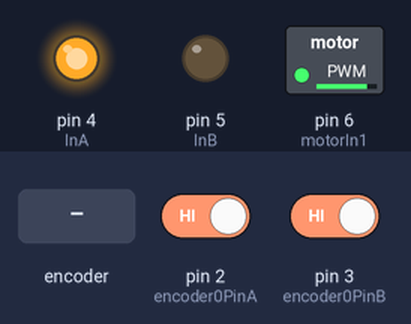
A sketch run on a simulated Arduino Uno, built with avr-gcc and run on an emulated ATmega328P. Shown: switched loads named in the sketch (green lamp = pin HIGH), output pins drawn as LEDs (lit = HIGH). The inputs (shaded band) are chosen by the test bench; at power-on: pin 2 (encoder0PinA) HIGH, pin 3 (encoder0PinB) HIGH. What the sketch prints to the serial monitor is not drawn.

Above: at 1.2 s.
1.3 s: rotary encoder on pin 2 (encoder0PinA) / pin 3 (encoder0PinB) turned 1 step (first pin leading)
Timing chart, 0 to 15.2 s (numbered marks = the images above; inputs shaded):
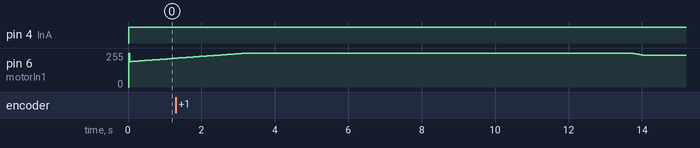

The sketch:

arduino_speed_cmd.ino
```cpp
#include <MatrixMath.h>

//#include <Metro.h>

#include "SoftwareSerial.h";

#define encoder0PinA  2
#define encoder0PinB  3

#define motorIn1 6
#define InA 4
#define InB 5

#define LOOPTIME 50
float looptime=0.02;
int pinAState = 0;
int pinAStateOld = 0;
int pinBState = 0;
int pinBStateOld = 0;

const int Tx = 11;
const int Rx = 10;

char commandArray[3];
byte sT = 0;  //send start byte
byte sH = 0;  //send high byte
byte sL = 0;  //send low byte
byte sP = 0;  //send stop byte

byte rT = 0;  //receive start byte
byte rH = 0;  //receive high byte
byte rL = 0;  //receive low byte
byte rP = 0;  //receive stop byte

SoftwareSerial mySerial(Rx, Tx);

volatile long Encoderpos = 0;
volatile long unknownvalue = 0;
static long EncoderposPre = 0;

volatile int lastEncoded = 0;
unsigned long lastMilli = 0;                    // loop timing
//long dT = 0;
double dT=0.0;
double dT4=0.0;
double omega_target = 0;
double omega_actual = 0;
double omega_actual_filter=0;

int PWM_val = 0;                                // (25% = 64; 50% = 127; 75% = 191; 100% = 255)
int CPR = 52;                                   // encoder count per revolution
int gear_ratio = 65.5;
int actual_send = 0;
int target_receive = 0;


volatile double error=0;
double d_error=0;
double last_error=0;
double sum_error=0;
double pidTerm = 0;

float Kp = 95;//50;
float Ki = 10;//50;
float Kd = 1;//3;
int k=0;
int start_k=0;

//id

double w=0.5;
double theta=0;
double total_theta=0;
int N=0;
int wave_count=0;
int wave_count_old=0;

//kalman filter
float X[2][1];float X_[2][1];
float P[2][2];float P_[2][2];
float F[2][2];float F_TRAN[2][2];
float Q[2][2];float FP[2][2];float FPF_TRAN[2][2];
float H[1][2];float HP_[1][2];float H_TRAN[2][1];float P_H_TRAN[2][1];float HP_H_TRAN[1][1];float HP_H_TRAN_ADD_R[1][1];
float HX_[1][1];
float K[2][1];float K_TERM[2][1];float KH[2][2];
float P_TERM[2][2];
float R[1][1];
float I[2][2];

//差補
int target_flag=0;

void setup() {
   pinMode(encoder0PinA, INPUT);
   digitalWrite(encoder0PinA, HIGH);       // turn on pullup resistor
   pinMode(encoder0PinB, INPUT);
   digitalWrite(encoder0PinB, HIGH);       // turn on pullup resistor

   attachInterrupt(0, doEncoder, CHANGE);  // encoder pin on interrupt 0 - pin 2
   attachInterrupt(1, doEncoder, CHANGE);
   pinMode(Rx, INPUT); pinMode(Tx, OUTPUT);
   pinMode(InA, OUTPUT);
   pinMode(InB, OUTPUT);
   mySerial.begin (19200);
   Serial.begin (19200);

   X[0][0]=0.0f; X[1][0]=0.0f;
   P[0][0]=1.0f; P[0][1]=0.0f; P[1][0]=0.0f; P[1][1]=1.0f;
   F[0][0]=1.0f; F[0][1]=0.02f;//sampling time is 0.02s
   F[1][0]=0.0f; F[1][1]=1.0f;
   Q[0][0]=0.00001f; Q[0][1]=0.0f; Q[1][0]=0.0f; Q[1][1]=0.00001f;
   H[0][0]=1.0f; H[0][1]=0.0f;
   R[0][0]=0.1f;

   I[0][0]=1.0f;I[0][1]=0.0f;I[1][0]=0.0f;I[1][1]=1.0f;


}

void loop()
{

  if((millis()-lastMilli) >= looptime*1000)
     {                                    // enter tmed loop

        if(target_flag==0)
          omega_target=2.0;

        if(k>500&&target_flag==0){

          int delta_k=k-500;
          omega_target=2.0-delta_k*0.01;
          if(omega_target==0.0)
            target_flag=1;

        }
        dT = (double)(millis()-lastMilli)/1000;
        lastMilli = millis();

                                                       // calculate speed
        getMotorData();
        omega_actual_filter=KalmanFilter((float)omega_actual);


        //PWM_val = (updatePid(omega_target, omega_actual_filter));                       // compute PWM value from rad/s
        error = omega_target - omega_actual_filter;
        sum_error = sum_error + error * dT;
        d_error = (double)(error - last_error) / dT;
        pidTerm = Kp * error+ Ki * sum_error+ Kd * d_error;
        last_error = error;
        PWM_val= constrain((double)pidTerm, -255, 255);

        //theta=fmod(w*k*looptime,2*PI);
        //PWM_val=250*sin(theta);

        pwmCmd();
        k=k+1;
        //total_theta=total_theta+w*1*looptime;

        //wave_count=floor(total_theta/((2)*PI));

        //w=floor(5*log(0.4*wave_count+1.3));
        //w=0.05+wave_count*0.2;
        printMotorInfoMatlab();
        //printMotorInfo2();
     }
}

float KalmanFilter(float observe_Z){
    float estimate_Z=0;
    //Serial.println(i);
    //X_=F*X;
    Matrix.Multiply((float*)F, (float*)X, 2, 2, 1, (float*)X_);
    //P_=F*P*F'+Q;
    Matrix.Multiply((float*)F, (float*)P, 2, 2, 2, (float*)FP);
    Matrix.Transpose((float*)F, 2, 2, (float*)F_TRAN);
    Matrix.Multiply((float*)FP, (float*)F_TRAN, 2, 2, 2, (float*)FPF_TRAN);
    Matrix.Add((float*) FPF_TRAN, (float*) Q, 2, 2, (float*) P_);
    //K=P_*H'/(H*P_*H'+R);
    Matrix.Transpose((float*) H, 1, 2, (float*) H_TRAN);
    Matrix.Multiply((float*)P_, (float*)H_TRAN, 2, 2, 1, (float*)P_H_TRAN);
    Matrix.Multiply((float*)H, (float*)P_, 1, 2, 2, (float*)HP_);
    Matrix.Multiply((float*)HP_, (float*)H_TRAN, 1, 2, 1, (float*)HP_H_TRAN);
    Matrix.Add((float*) HP_H_TRAN, (float*) R, 1, 1, (float*) HP_H_TRAN_ADD_R);
    K[0][0]=P_H_TRAN[0][0]/HP_H_TRAN_ADD_R[0][0];
    K[1][0]=P_H_TRAN[1][0]/HP_H_TRAN_ADD_R[0][0];
    //X=X_+K*(Z(i)-H*X_);
    Matrix.Multiply((float*)H, (float*)X_, 1, 2, 1, (float*)HX_);
    K_TERM[0][0]=K[0][0]*(observe_Z- HX_[0][0]);
    K_TERM[1][0]=K[1][0]*(observe_Z- HX_[0][0]);
    Matrix.Add((float*) X_, (float*) K_TERM, 2, 1, (float*) X);
    estimate_Z=X[0][0];
    //P=(eye(2)-K*H)*P_;
    Matrix.Multiply((float*)K, (float*)H, 2, 1, 2, (float*)KH);
    Matrix.Subtract((float*) I, (float*) KH, 2, 2, (float*) P_TERM);
    Matrix.Multiply((float*)P_TERM, (float*)P_, 2, 2, 2, (float*)P);
    return estimate_Z;

  }

void pwmCmd(){
            if (PWM_val <= 0)   { analogWrite(motorIn1,abs(PWM_val));  digitalWrite(InA, LOW);  digitalWrite(InB, HIGH); }
            if (PWM_val > 0)    { analogWrite(motorIn1,abs(PWM_val));  digitalWrite(InA, HIGH);   digitalWrite(InB, LOW);}
  }

void getMotorData()
{
  //converting ticks/s to rad/s
  //omega_actual = 4.5;
  omega_actual = ((Encoderpos - EncoderposPre)*((double)1/dT))*(double)(2*PI)/(CPR*gear_ratio);  //ticks/s to rad/s
  EncoderposPre = Encoderpos;
}

double updatePid(double targetValue,double currentValue)
{
                                                 // PID correction


  error = targetValue - currentValue;
  sum_error = sum_error + error * dT;
  d_error = (double)(error - last_error) / dT;
  pidTerm = Kp * error+ Ki * sum_error+ Kd * d_error;
  last_error = error;

  //Serial.print(" omega_actual_filter:"); Serial.print(omega_actual_filter);
  return constrain(int(pidTerm/0.04039215686), -255, 255);
}


void doEncoder() {
//   Encoderpos++;
  pinAState = digitalRead(2);
  pinBState = digitalRead(3);

  if (pinAState == 0 && pinBState == 0) {
    if (pinAStateOld == 1 && pinBStateOld == 0) // forward
      Encoderpos ++;
    if (pinAStateOld == 0 && pinBStateOld == 1) // reverse
      Encoderpos --;
  }
  if (pinAState == 0 && pinBState == 1) {
    if (pinAStateOld == 0 && pinBStateOld == 0) // forward
      Encoderpos ++;
    if (pinAStateOld == 1 && pinBStateOld == 1) // reverse
      Encoderpos --;
  }
  if (pinAState == 1 && pinBState == 1) {
    if (pinAStateOld == 0 && pinBStateOld == 1) // forward
      Encoderpos ++;
    if (pinAStateOld == 1 && pinBStateOld == 0) // reverse
      Encoderpos --;
  }

  if (pinAState == 1 && pinBState == 0) {
    if (pinAStateOld == 1 && pinBStateOld == 1) // forward
      Encoderpos ++;
    if (pinAStateOld == 0 && pinBStateOld == 0) // reverse
      Encoderpos --;
  }
  pinAStateOld = pinAState;
  pinBStateOld = pinBState;
}

void printMotorInfo()
{
   //Serial.print(" omega_target:"); Serial.print(omega_target);
   //Serial.print(" omega_actual:"); Serial.print(omega_actual);
   Serial.print(" omega_actual_filter:"); Serial.print(omega_actual_filter);
   Serial.print(" kd_term:"); Serial.print(Kd * d_error);
   Serial.print(" kp_term:"); Serial.print(Kp * error);
   //Serial.print(" dT:"); Serial.print(dT);
   Serial.print(" error:"); Serial.print(error);

   Serial.println();

}

void printMotorInfo2()
{
   Serial.print(" PWM_val:"); Serial.print(PWM_val);
   Serial.print(" k:"); Serial.print(k);
   Serial.print(" theta:"); Serial.print(theta);
   Serial.print(" toatal_theta:"); Serial.print(total_theta);
   Serial.print(" w:"); Serial.print(w);
   Serial.print(" wave_count:"); Serial.print(wave_count);
   //Serial.print(" pidTerm:"); Serial.print(pidTerm);
  //Serial.print(" last_error:"); Serial.print(last_error*1000);
  //Serial.print(" d_error:"); Serial.print(d_error);
  //Serial.print(" kp_term:"); Serial.print(Kp * error);
  //Serial.print(" ki_term:"); Serial.print(Ki * sum_error);
  //Serial.print(" kd_term:"); Serial.println(Kd * d_error);
  Serial.print(" dT:"); Serial.println(dT);

}

void printMotorInfoMatlab()
{
   Serial.print(" ");
   Serial.print(omega_target);
   Serial.print(" ");
   Serial.print(omega_actual_filter);
   Serial.print(" ");
/*
   Serial.print(Kp * error);
   Serial.print(" ");
   Serial.print(Ki * sum_error);
   Serial.print(" ");
   Serial.print(Kd * d_error);
*/
   Serial.print(" ");
   Serial.print(k*looptime);

   //Serial.print(" ");
   //Serial.print(w);
   //Serial.print(" ");
   //Serial.print(PWM_val);
   //Serial.print(" ");
   //Serial.print(dT);

   Serial.println();

}
```
